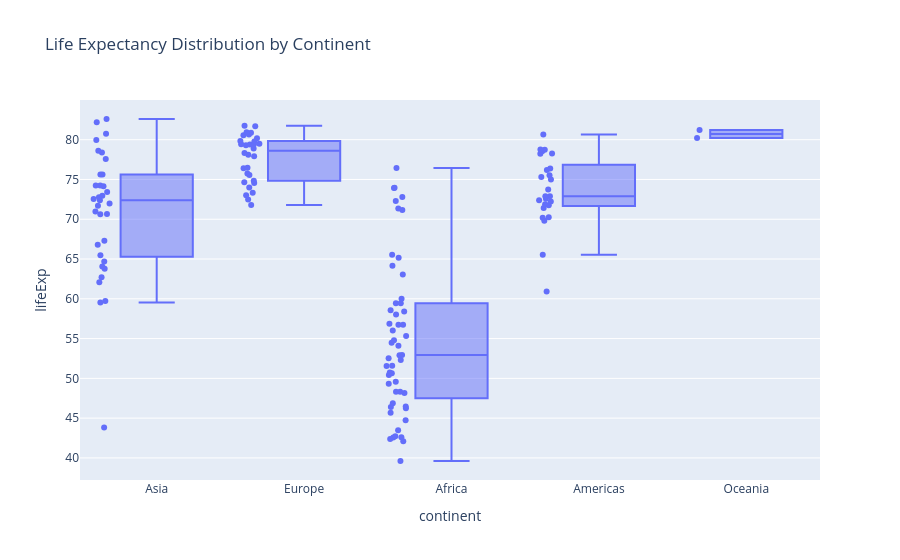

Notebook source saved alongside this figure:
### Markdown cell above
#### Box Plot — Life Expectancy Spread
distribution across groups.

### Code cell
fig = px.box(df_2007, x = 'continent', y= 'lifeExp', points='all', hover_name='country',
            title = 'Life Expectancy Distribution by Continent')
fig.show()

### Figure 1 — Plotly figure (JSON) as saved in the notebook; plotly's stock layout.template omitted (floating-point values rounded to 4 significant figures; data arrays with more than 128 entries replaced by an {"elided": "..."} marker saying what was removed)
{"data": [{"alignmentgroup": "True", "boxpoints": "all", "hovertemplate": "<b>%{hovertext}</b><br><br>continent=%{x}<br>lifeExp=%{y}<extra></extra>", "hovertext": {"elided": "142 str values"}, "legendgroup": "", "marker": {"color": "#636efa"}, "name": "", "notched": false, "offsetgroup": "", "orientation": "v", "showlegend": false, "type": "box", "x": {"elided": "142 str values"}, "x0": " ", "xaxis": "x", "y": {"elided": "142 float values"}, "y0": " ", "yaxis": "y"}], "layout": {"boxmode": "group", "legend": {"tracegroupgap": 0}, "title": {"text": "Life Expectancy Distribution by Continent"}, "xaxis": {"anchor": "y", "domain": [0, 1], "title": {"text": "continent"}}, "yaxis": {"anchor": "x", "domain": [0, 1], "title": {"text": "lifeExp"}}}}
